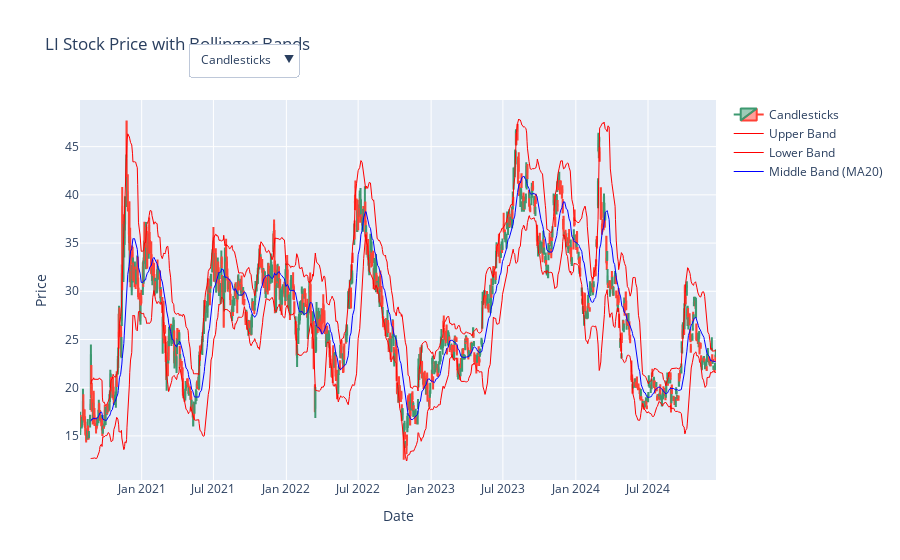

The cell this chart's notebook holds for it:
### Code cell
import plotly.graph_objects as go

# Create a candlestick chart with Bollinger Bands using plotly
fig = go.Figure()

# Candlestick trace (initially shown)
fig.add_trace(go.Candlestick(x=ydata.index,
                             open=ydata['Open'],
                             high=ydata['High'],
                             low=ydata['Low'],
                             close=ydata['Close'],
                             name='Candlesticks',
                             visible=True))

# Price curve (line chart)
fig.add_trace(go.Scatter(x=ydata.index, y=ydata['Close'],
                         mode='lines', name='Price Curve',
                         line=dict(color='black', width=1),
                         visible=False))  # Initially hidden

# Upper Bollinger Band
fig.add_trace(go.Scatter(x=ydata.index, y=ydata['Upper Band'],
                         mode='lines', name='Upper Band',
                         line=dict(color='red', width=1)))

# Lower Bollinger Band
fig.add_trace(go.Scatter(x=ydata.index, y=ydata['Lower Band'],
                         mode='lines', name='Lower Band',
                         line=dict(color='red', width=1)))

# Middle Bollinger Band (moving average)
fig.add_trace(go.Scatter(x=ydata.index, y=ydata['MA20'],
                         mode='lines', name='Middle Band (MA20)',
                         line=dict(color='blue', width=1)))

# Add buttons to toggle between candlesticks and price curve
fig.update_layout(
    title=f'{ticker} Stock Price with Bollinger Bands',
    xaxis_title='Date',
    yaxis_title='Price',
    xaxis_rangeslider_visible=False,
    updatemenus=[
        {
            'buttons': [
                {
                    'label': 'Candlesticks',
                    'method': 'update',
                    'args': [{'visible': [True, False, True, True, True]}, {'title': 'Candlestick Chart'}]
                },
                {
                    'label': 'Price Curve',
                    'method': 'update',
                    'args': [{'visible': [False, True, True, True, True]}, {'title': 'Price Curve'}]
                },
            ],
            'direction': 'down',
            'showactive': True,
            'active': 0,
            'x': 0.17,
            'xanchor': 'left',
            'y': 1.15,
            'yanchor': 'top'
        }
    ]
)

# Show the plot
fig.show()

### Figure 1 — Plotly figure (JSON) as saved in the notebook; plotly's stock layout.template omitted (floating-point values rounded to 4 significant figures; data arrays with more than 128 entries replaced by an {"elided": "..."} marker saying what was removed)
{"data": [{"close": {"elided": "1106 float values"}, "high": {"elided": "1106 float values"}, "low": {"elided": "1106 float values"}, "name": "Candlesticks", "open": {"elided": "1106 float values"}, "type": "candlestick", "visible": true, "x": {"elided": "1106 str values"}}, {"line": {"color": "black", "width": 1}, "mode": "lines", "name": "Price Curve", "type": "scatter", "visible": false, "x": {"elided": "1106 str values"}, "y": {"elided": "1106 float values"}}, {"line": {"color": "red", "width": 1}, "mode": "lines", "name": "Upper Band", "type": "scatter", "x": {"elided": "1106 str values"}, "y": {"elided": "1106 float values"}}, {"line": {"color": "red", "width": 1}, "mode": "lines", "name": "Lower Band", "type": "scatter", "x": {"elided": "1106 str values"}, "y": {"elided": "1106 float values"}}, {"line": {"color": "blue", "width": 1}, "mode": "lines", "name": "Middle Band (MA20)", "type": "scatter", "x": {"elided": "1106 str values"}, "y": {"elided": "1106 float values"}}], "layout": {"title": {"text": "LI Stock Price with Bollinger Bands"}, "updatemenus": [{"active": 0, "buttons": [{"args": [{"visible": [true, false, true, true, true]}, {"title": "Candlestick Chart"}], "label": "Candlesticks", "method": "update"}, {"args": [{"visible": [false, true, true, true, true]}, {"title": "Price Curve"}], "label": "Price Curve", "method": "update"}], "direction": "down", "showactive": true, "x": 0.17, "xanchor": "left", "y": 1.15, "yanchor": "top"}], "xaxis": {"rangeslider": {"visible": false}, "title": {"text": "Date"}}, "yaxis": {"title": {"text": "Price"}}}}
